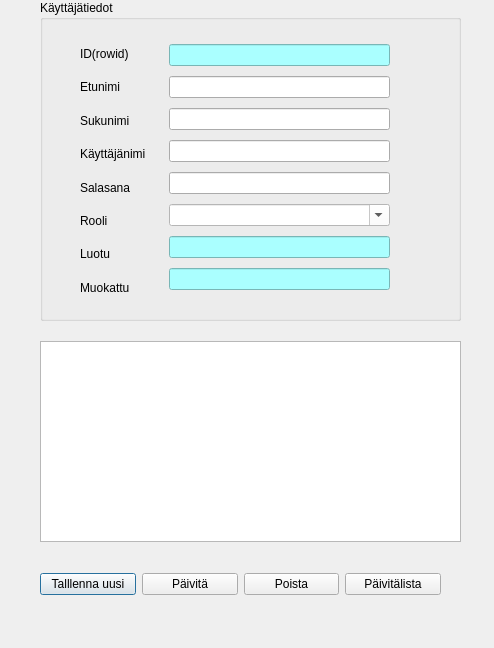
<?xml version="1.0" encoding="UTF-8"?>
<ui version="4.0">
 <class>Kayttajat</class>
 <widget class="QDialog" name="Kayttajat">
  <property name="windowModality">
   <enum>Qt::NonModal</enum>
  </property>
  <property name="geometry">
   <rect>
    <x>0</x>
    <y>0</y>
    <width>494</width>
    <height>648</height>
   </rect>
  </property>
  <property name="maximumSize">
   <size>
    <width>494</width>
    <height>648</height>
   </size>
  </property>
  <property name="windowTitle">
   <string>Käyttäjät-Lohkokirjanpito</string>
  </property>
  <widget class="QGroupBox" name="groupBox">
   <property name="geometry">
    <rect>
     <x>40</x>
     <y>0</y>
     <width>421</width>
     <height>321</height>
    </rect>
   </property>
   <property name="title">
    <string>Käyttäjätiedot</string>
   </property>
   <widget class="QWidget" name="verticalLayoutWidget">
    <property name="geometry">
     <rect>
      <x>40</x>
      <y>40</y>
      <width>77</width>
      <height>261</height>
     </rect>
    </property>
    <layout class="QVBoxLayout" name="verticalLayout">
     <item>
      <widget class="QLabel" name="label_2">
       <property name="text">
        <string>ID(rowid)</string>
       </property>
      </widget>
     </item>
     <item>
      <widget class="QLabel" name="label_5">
       <property name="text">
        <string>Etunimi</string>
       </property>
      </widget>
     </item>
     <item>
      <widget class="QLabel" name="label_6">
       <property name="text">
        <string>Sukunimi</string>
       </property>
      </widget>
     </item>
     <item>
      <widget class="QLabel" name="label">
       <property name="text">
        <string>Käyttäjänimi</string>
       </property>
      </widget>
     </item>
     <item>
      <widget class="QLabel" name="label_3">
       <property name="text">
        <string>Salasana</string>
       </property>
      </widget>
     </item>
     <item>
      <widget class="QLabel" name="label_4">
       <property name="text">
        <string>Rooli</string>
       </property>
      </widget>
     </item>
     <item>
      <widget class="QLabel" name="label_7">
       <property name="text">
        <string>Luotu</string>
       </property>
      </widget>
     </item>
     <item>
      <widget class="QLabel" name="label_8">
       <property name="text">
        <string>Muokattu</string>
       </property>
      </widget>
     </item>
    </layout>
   </widget>
   <widget class="QWidget" name="verticalLayoutWidget_2">
    <property name="geometry">
     <rect>
      <x>129</x>
      <y>40</y>
      <width>221</width>
      <height>261</height>
     </rect>
    </property>
    <layout class="QVBoxLayout" name="verticalLayout_2">
     <item>
      <widget class="QLineEdit" name="lineEdit_ID">
       <property name="styleSheet">
        <string notr="true">background-color: rgb(0, 255, 255);
background-color: rgb(170, 255, 255);</string>
       </property>
       <property name="readOnly">
        <bool>true</bool>
       </property>
      </widget>
     </item>
     <item>
      <widget class="QLineEdit" name="lineEdit_Etu_Nimi">
       <property name="whatsThis">
        <string/>
       </property>
      </widget>
     </item>
     <item>
      <widget class="QLineEdit" name="lineEdit_Suku_Nimi"/>
     </item>
     <item>
      <widget class="QLineEdit" name="lineEdit_Kayttaja"/>
     </item>
     <item>
      <widget class="QLineEdit" name="lineEdit_Salasana"/>
     </item>
     <item>
      <widget class="QComboBox" name="comboBox_Rooli">
       <property name="styleSheet">
        <string notr="true">background-color: rgb(170, 255, 255);
background-color: rgb(255, 255, 255);</string>
       </property>
       <property name="editable">
        <bool>true</bool>
       </property>
       <item>
        <property name="text">
         <string/>
        </property>
       </item>
       <item>
        <property name="text">
         <string>Adim</string>
        </property>
       </item>
       <item>
        <property name="text">
         <string>User</string>
        </property>
       </item>
       <item>
        <property name="text">
         <string/>
        </property>
       </item>
      </widget>
     </item>
     <item>
      <widget class="QLineEdit" name="lineEdit_Luotu">
       <property name="styleSheet">
        <string notr="true">background-color: rgb(170, 255, 255);</string>
       </property>
       <property name="readOnly">
        <bool>true</bool>
       </property>
      </widget>
     </item>
     <item>
      <widget class="QLineEdit" name="lineEdit_Muokattu">
       <property name="styleSheet">
        <string notr="true">background-color: rgb(85, 255, 255);
background-color: rgb(170, 255, 255);</string>
       </property>
       <property name="readOnly">
        <bool>true</bool>
       </property>
      </widget>
     </item>
    </layout>
   </widget>
  </widget>
  <widget class="QTableView" name="tableView">
   <property name="geometry">
    <rect>
     <x>40</x>
     <y>341</y>
     <width>421</width>
     <height>201</height>
    </rect>
   </property>
   <property name="font">
    <font>
     <pointsize>9</pointsize>
    </font>
   </property>
   <property name="toolTip">
    <string/>
   </property>
   <property name="statusTip">
    <string/>
   </property>
   <property name="whatsThis">
    <string/>
   </property>
  </widget>
  <widget class="QWidget" name="horizontalLayoutWidget">
   <property name="geometry">
    <rect>
     <x>40</x>
     <y>549</y>
     <width>401</width>
     <height>71</height>
    </rect>
   </property>
   <layout class="QHBoxLayout" name="horizontalLayout">
    <item>
     <widget class="QPushButton" name="pushButton_Uusi">
      <property name="text">
       <string>Talllenna uusi</string>
      </property>
     </widget>
    </item>
    <item>
     <widget class="QPushButton" name="pushButton_Paivita">
      <property name="text">
       <string>Päivitä</string>
      </property>
     </widget>
    </item>
    <item>
     <widget class="QPushButton" name="pushButton">
      <property name="text">
       <string>Poista</string>
      </property>
     </widget>
    </item>
    <item>
     <widget class="QPushButton" name="pushButton_Update_list">
      <property name="text">
       <string>Päivitälista</string>
      </property>
     </widget>
    </item>
   </layout>
  </widget>
 </widget>
 <resources/>
 <connections/>
</ui>
